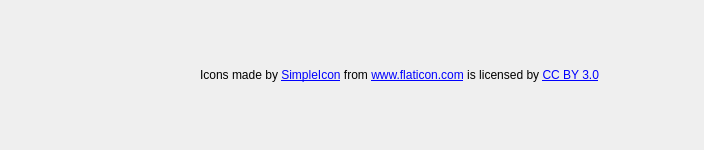
<?xml version="1.0" encoding="UTF-8"?>
<ui version="4.0">
 <class>iconsLegal</class>
 <widget class="QWidget" name="iconsLegal">
  <property name="geometry">
   <rect>
    <x>0</x>
    <y>0</y>
    <width>704</width>
    <height>150</height>
   </rect>
  </property>
  <property name="windowTitle">
   <string>Form</string>
  </property>
  <widget class="QLabel" name="legalLabel">
   <property name="geometry">
    <rect>
     <x>200</x>
     <y>20</y>
     <width>484</width>
     <height>110</height>
    </rect>
   </property>
   <property name="text">
    <string>&lt;div&gt;Icons made by &lt;a href=&quot;http://www.flaticon.com/authors/simpleicon&quot; title=&quot;SimpleIcon&quot;&gt;SimpleIcon&lt;/a&gt; from &lt;a href=&quot;http://www.flaticon.com&quot; title=&quot;Flaticon&quot;&gt;www.flaticon.com&lt;/a&gt;             is licensed by &lt;a href=&quot;http://creativecommons.org/licenses/by/3.0/&quot; title=&quot;Creative Commons BY 3.0&quot;&gt;CC BY 3.0&lt;/a&gt;&lt;/div&gt;</string>
   </property>
  </widget>
  <widget class="QLabel" name="iconLogo">
   <property name="geometry">
    <rect>
     <x>20</x>
     <y>10</y>
     <width>150</width>
     <height>120</height>
    </rect>
   </property>
   <property name="text">
    <string/>
   </property>
  </widget>
 </widget>
 <resources/>
 <connections/>
</ui>
